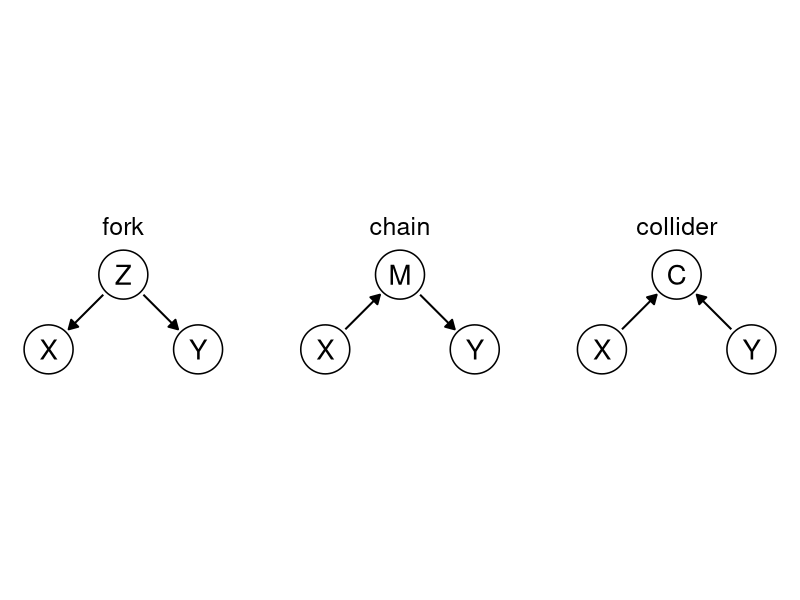
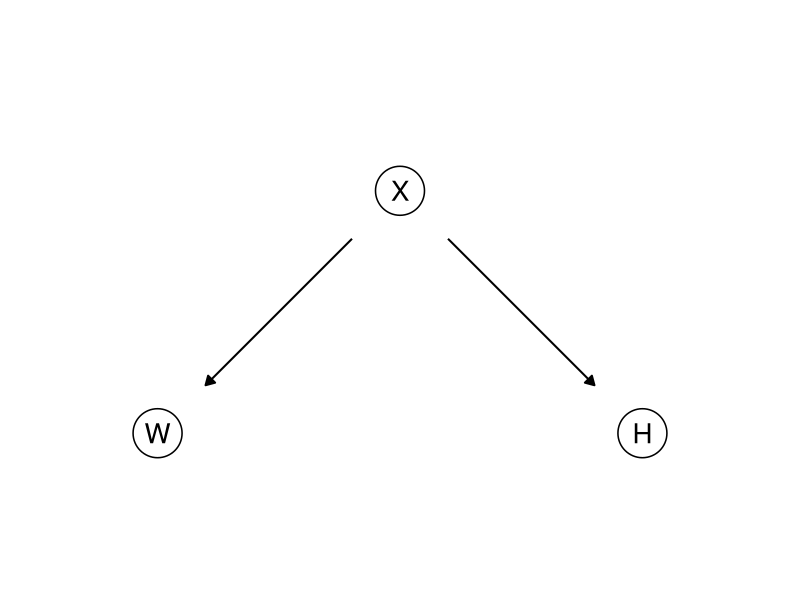
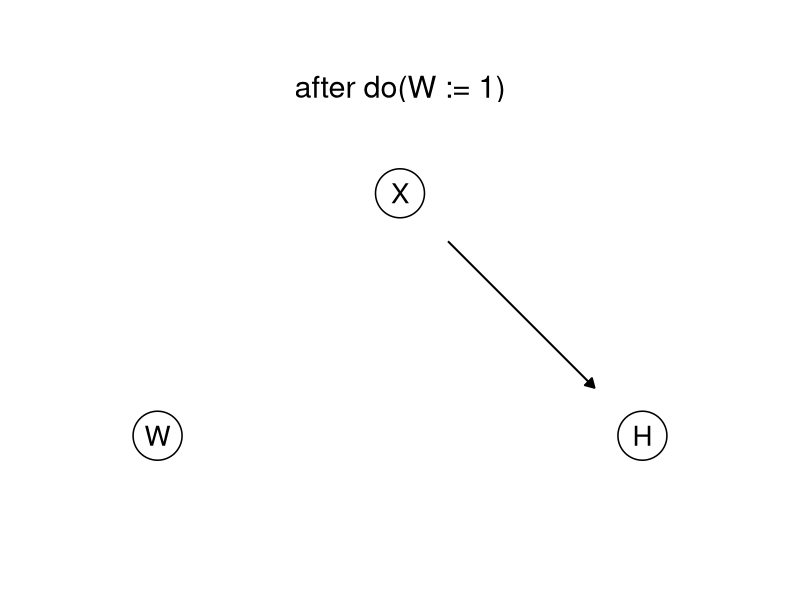
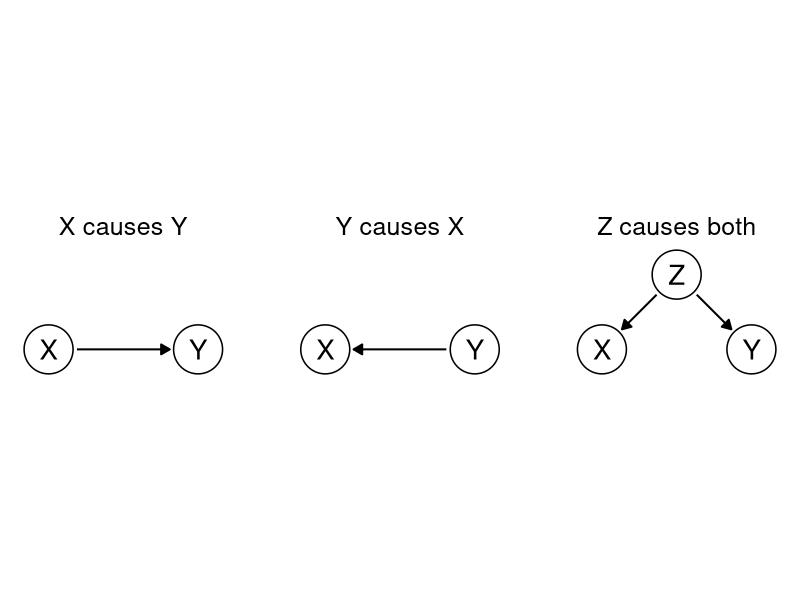
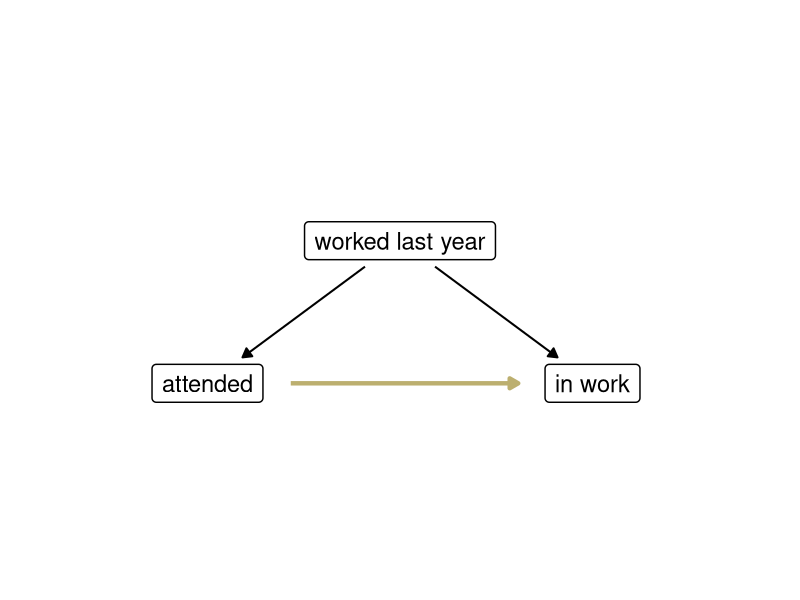
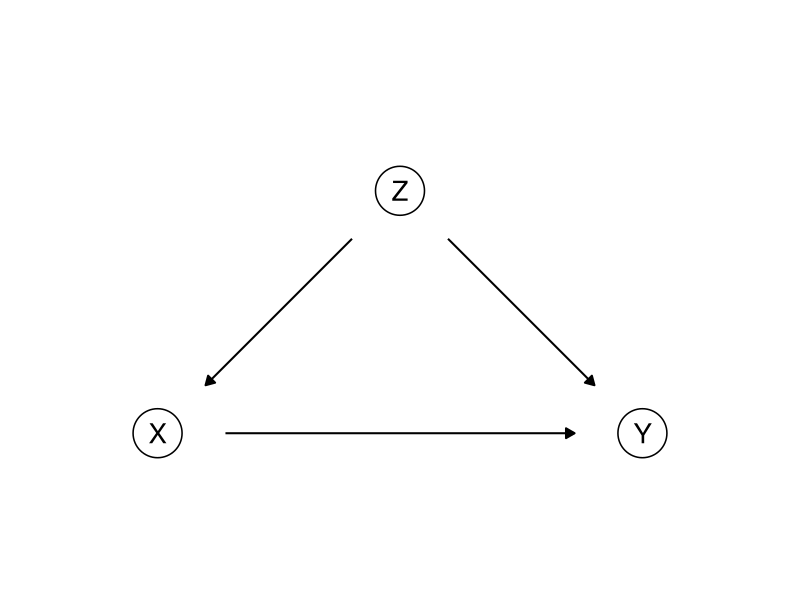
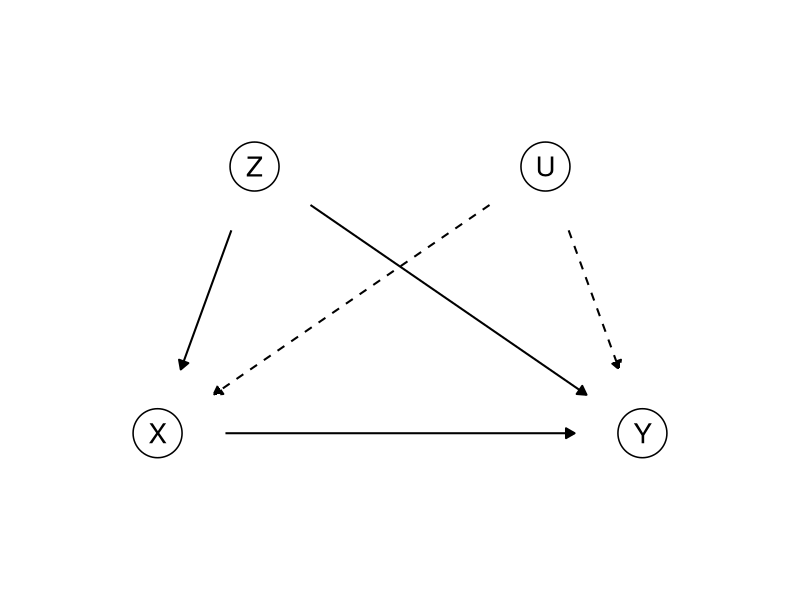

Recreate these plots in R, in order.
## ---- chunk 1
library(ggplot2)
library(dplyr)
theme_set(theme_minimal(base_size = 18))
# cividis: navy, slate, gray, khaki, gold, yellow (viridisLite::cividis(9)[c(1, 3, 5, 6, 7, 9)])
navy <- "#00204D"; slate <- "#414D6B"; cgray <- "#7C7B78"; khaki <- "#9B9477"; gold <- "#BCAF6F"; yellow <- "#FFEA46"
two <- c(navy, gold)               # the two groups, wherever there are two
# charts on dark (.inverse) slides: white text on the navy background, yellow and gold for the two groups
dark <- theme(text = element_text(color = "white"), axis.text = element_text(color = "white"),
              legend.text = element_text(color = "white"), plot.title = element_text(color = "white"),
              panel.grid.major = element_line(color = slate), panel.grid.minor = element_blank(),
              plot.background = element_rect(fill = navy, color = NA),
              panel.background = element_rect(fill = navy, color = NA),
              legend.background = element_rect(fill = navy, color = NA),
              legend.key = element_rect(fill = navy, color = NA))
two_dark <- c(yellow, gold)

# Causal graphs. Nodes are letters in circles, or words in boxes (boxes = TRUE).
# Arrows are drawn last, so a slightly short estimate of a node's size cannot hide
# an arrowhead. r is the circle radius in data units; k the width of one character
# per unit of text size. One panel per value of `panel`.
draw_dag <- function(nodes, edges, dashed = character(0), highlight = character(0), boxes = FALSE,
                     text_size = 7, r = 0.36, k = 0.0165, xlim = c(-0.5, 2.5), ylim = c(-0.4, 1.4),
                     strip_size = 18) {
  if (!"panel" %in% names(nodes)) { nodes$panel <- ""; edges$panel <- "" }
  nodes$hw <- if (boxes) 0.5 * k * nchar(as.character(nodes$name)) * text_size + 0.06 else r
  nodes$hh <- if (boxes) 0.17 else r
  e <- edges |>
    left_join(nodes, by = c("panel", "from" = "name")) |>
    rename(x0 = x, y0 = y, hw0 = hw, hh0 = hh) |>
    left_join(nodes, by = c("panel", "to" = "name")) |>
    mutate(dx = x - x0, dy = y - y0, len = sqrt(dx^2 + dy^2), ux = dx / len, uy = dy / len,
           # distance from a node's center to the edge of its box (or circle) along the arrow
           s0 = if (boxes) pmin(hw0 / pmax(abs(ux), 1e-9), hh0 / pmax(abs(uy), 1e-9)) else hw0,
           s1 = if (boxes) pmin(hw / pmax(abs(ux), 1e-9), hh / pmax(abs(uy), 1e-9)) else hw,
           xs = x0 + (s0 + 0.02) * ux, ys = y0 + (s0 + 0.02) * uy,
           xe = x - (s1 + 0.02) * ux, ye = y - (s1 + 0.02) * uy,
           style = ifelse(paste(from, to) %in% dashed, "dashed", "solid"),
           col = ifelse(paste(from, to) %in% highlight, "#BCAF6F", "black"))
  p <- ggplot()
  p <- if (boxes) {
    p + geom_label(data = nodes, aes(x, y, label = name), size = text_size, label.size = 0.5,
                   label.padding = unit(0.35, "lines"))
  } else {
    p + geom_point(data = nodes, aes(x, y), size = 16, shape = 21, fill = "white", stroke = 0.8) +
      geom_text(data = nodes, aes(x, y, label = name), size = text_size, parse = TRUE)
  }
  p + geom_segment(data = e, aes(x = xs, y = ys, xend = xe, yend = ye, linetype = style, color = col),
                   arrow = arrow(length = unit(0.25, "cm"), type = "closed"),
                   linewidth = ifelse(e$col == "black", 0.7, 1.5), show.legend = FALSE) +
    scale_linetype_identity() + scale_color_identity() +
    facet_wrap(~ panel, nrow = 1) +
    coord_fixed(xlim = xlim, ylim = ylim) +
    theme_void() +
    theme(strip.text = element_text(size = strip_size), panel.spacing = unit(1.5, "lines"))
}
## ---- chunk 2
shapes <- c("fork", "chain", "collider")
nodes <- data.frame(panel = rep(shapes, each = 3),
                    name = c("Z", "X", "Y", "M", "X", "Y", "C", "X", "Y"),
                    x = rep(c(1, 0, 2), 3), y = rep(c(1, 0, 0), 3))
edges <- data.frame(panel = rep(shapes, each = 2),
                    from = c("Z", "Z", "X", "M", "X", "Y"),
                    to = c("X", "Y", "M", "Y", "C", "C"))
nodes$panel <- factor(nodes$panel, levels = shapes); edges$panel <- factor(edges$panel, levels = shapes)
draw_dag(nodes, edges)
## ---- chunk 3
draw_dag(data.frame(name = c("X", "W", "H"), x = c(1, 0, 2), y = c(1, 0, 0)),
         data.frame(from = c("X", "X"), to = c("W", "H")), r = 0.26, ylim = c(-0.35, 1.35))
## ---- chunk 4
draw_dag(data.frame(panel = "after do(W := 1)", name = c("X", "W", "H"), x = c(1, 0, 2), y = c(1, 0, 0)),
         data.frame(panel = "after do(W := 1)", from = "X", to = "H"), r = 0.26, strip_size = 22,
         ylim = c(-0.3, 1.3))
## ---- chunk 5
pics <- c("X causes Y", "Y causes X", "Z causes both")
nodes <- data.frame(panel = c(pics[1], pics[1], pics[2], pics[2], pics[3], pics[3], pics[3]),
                    name = c("X", "Y", "X", "Y", "Z", "X", "Y"),
                    x = c(0, 2, 0, 2, 1, 0, 2), y = c(0, 0, 0, 0, 1, 0, 0))
edges <- data.frame(panel = c(pics[1], pics[2], pics[3], pics[3]),
                    from = c("X", "Y", "Z", "Z"), to = c("Y", "X", "X", "Y"))
nodes$panel <- factor(nodes$panel, levels = pics); edges$panel <- factor(edges$panel, levels = pics)
draw_dag(nodes, edges)
## ---- chunk 6
draw_dag(data.frame(name = c("worked last year", "attended", "in work"),
                    x = c(1.35, 0, 2.7), y = c(1, 0, 0)),
         data.frame(from = c("worked last year", "worked last year", "attended"),
                    to = c("attended", "in work", "in work")),
         highlight = "attended in work", boxes = TRUE, text_size = 6, k = 0.021,
         xlim = c(-1.2, 3.9), ylim = c(-0.25, 1.25))
## ---- chunk 7
draw_dag(data.frame(name = c("Z", "X", "Y"), x = c(1, 0, 2), y = c(1, 0, 0)),
         data.frame(from = c("Z", "Z", "X"), to = c("X", "Y", "Y")), r = 0.26)
## ---- chunk 8
draw_dag(data.frame(name = c("Z", "U", "X", "Y"), x = c(0.4, 1.6, 0, 2), y = c(1.1, 1.1, 0, 0)),
         data.frame(from = c("Z", "Z", "U", "U", "X"), to = c("X", "Y", "X", "Y", "Y")),
         dashed = c("U X", "U Y"), r = 0.26)
